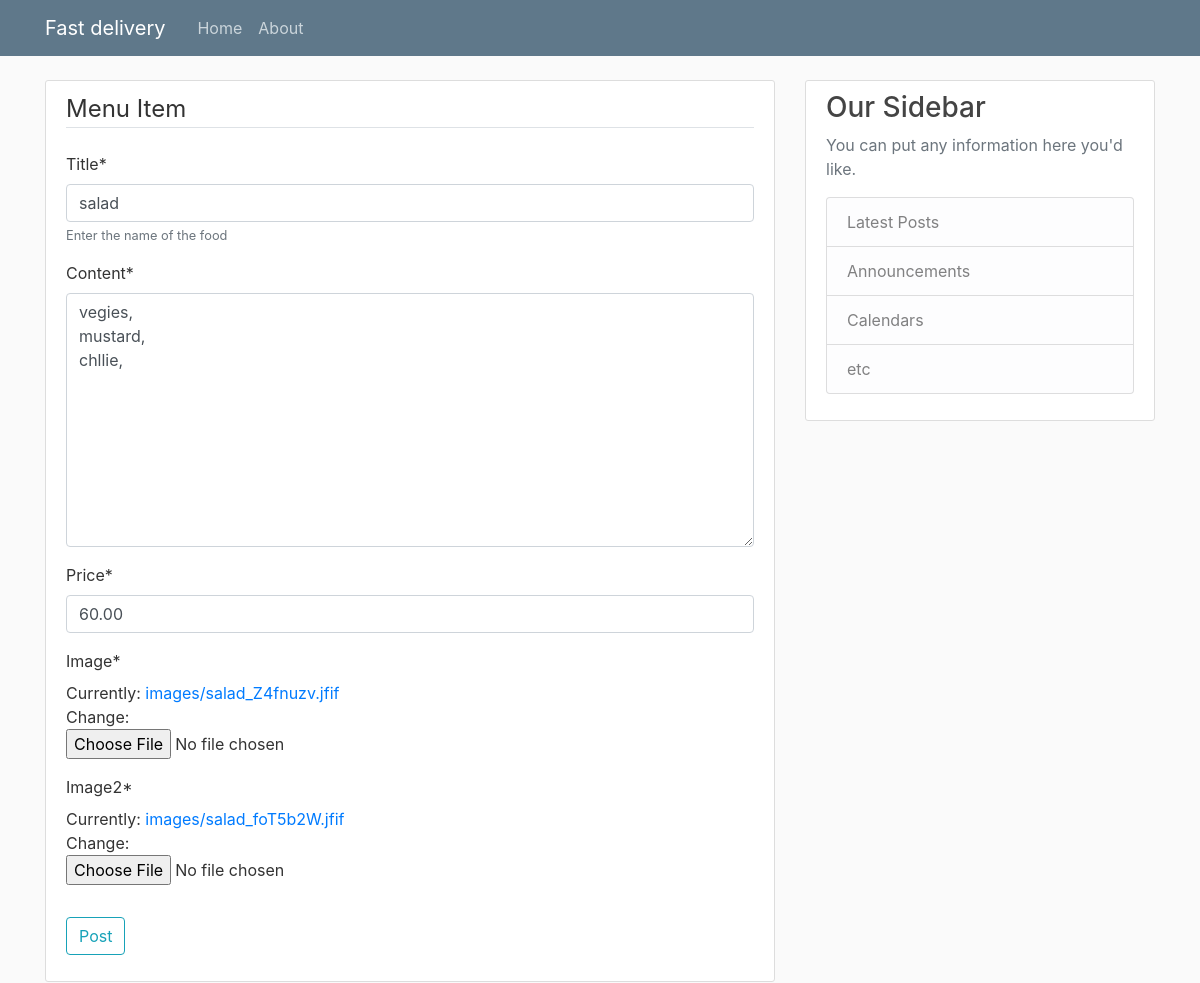
The app's page /post/4/update/ (signed in) with its own data.
### blog/models.py (models this page shows, shortened)
class Post(models.Model):
    LABELS = (
        ('Best Selling Foods', 'Best Selling Foods'),
        ('New Food', 'New Food'),
        ('Spicy Foods', 'Spicy Foods'),
        ('Cultural Food', 'Cultural Food'),
        ('Fasting Food', 'Fasting Food'),
    )
    title = models.CharField(max_length=100,help_text='Enter the name of the food')
    content = models.TextField()
    date_posted = models.DateTimeField(default=timezone.now)
    author = models.ForeignKey(User, on_delete=models.CASCADE)
    slug = models.SlugField(default="foods")
    labels = models.CharField(max_length=25, default='New Food',choices=LABELS, blank=True)
    pieces = models.PositiveIntegerField(default=1)
    price = models.DecimalField(max_digits=10,decimal_places=2,default=0.00)
    image = models.ImageField(default='default.jpg', upload_to='images/')
    image2 = models.ImageField(default='default.jpg', upload_to='images/')

### blog/views.py (the view, shortened to what this page needs)
# urls.py: path('post/<int:pk>/update/', PostUpdateView.as_view(), name='post-update'),
class PostUpdateView(LoginRequiredMixin, UserPassesTestMixin, UpdateView):
    model = Post
    fields = ['title', 'content','price','image','image2']
    success_url = '/'
    def test_func(self):
        post = self.get_object()
        if self.request.user == post.author:
            return True
        return False

### blog/templates/blog/post_form.html (shortened to what this page needs)
{% extends "blog/base.html" %} {% load crispy_forms_tags %} {% block content %}
<div class="content-section">
    <form method="POST" enctype="multipart/form-data">
        <fieldset class="form-group">
            <legend class="border-bottom mb-4">Menu Item</legend>
            {{ form|crispy }}
        </fieldset>
        <div class="form-group">
            <button class="btn btn-outline-info" type="submit">Post</button>
        </div>
    </form>
</div>
{% endblock content %}

### blog/static/blog/main.css (style rules this page uses)
body { background: #fafafa; color: #333333; margin-top: 5rem; }
.content-section { background: #ffffff; padding: 10px 20px; border: 1px solid #dddddd; border-radius: 3px; margin-bottom: 20px; }

### records on screen
Post: title "salad", content "vegies, mustard, chllie,", price "60.00"
